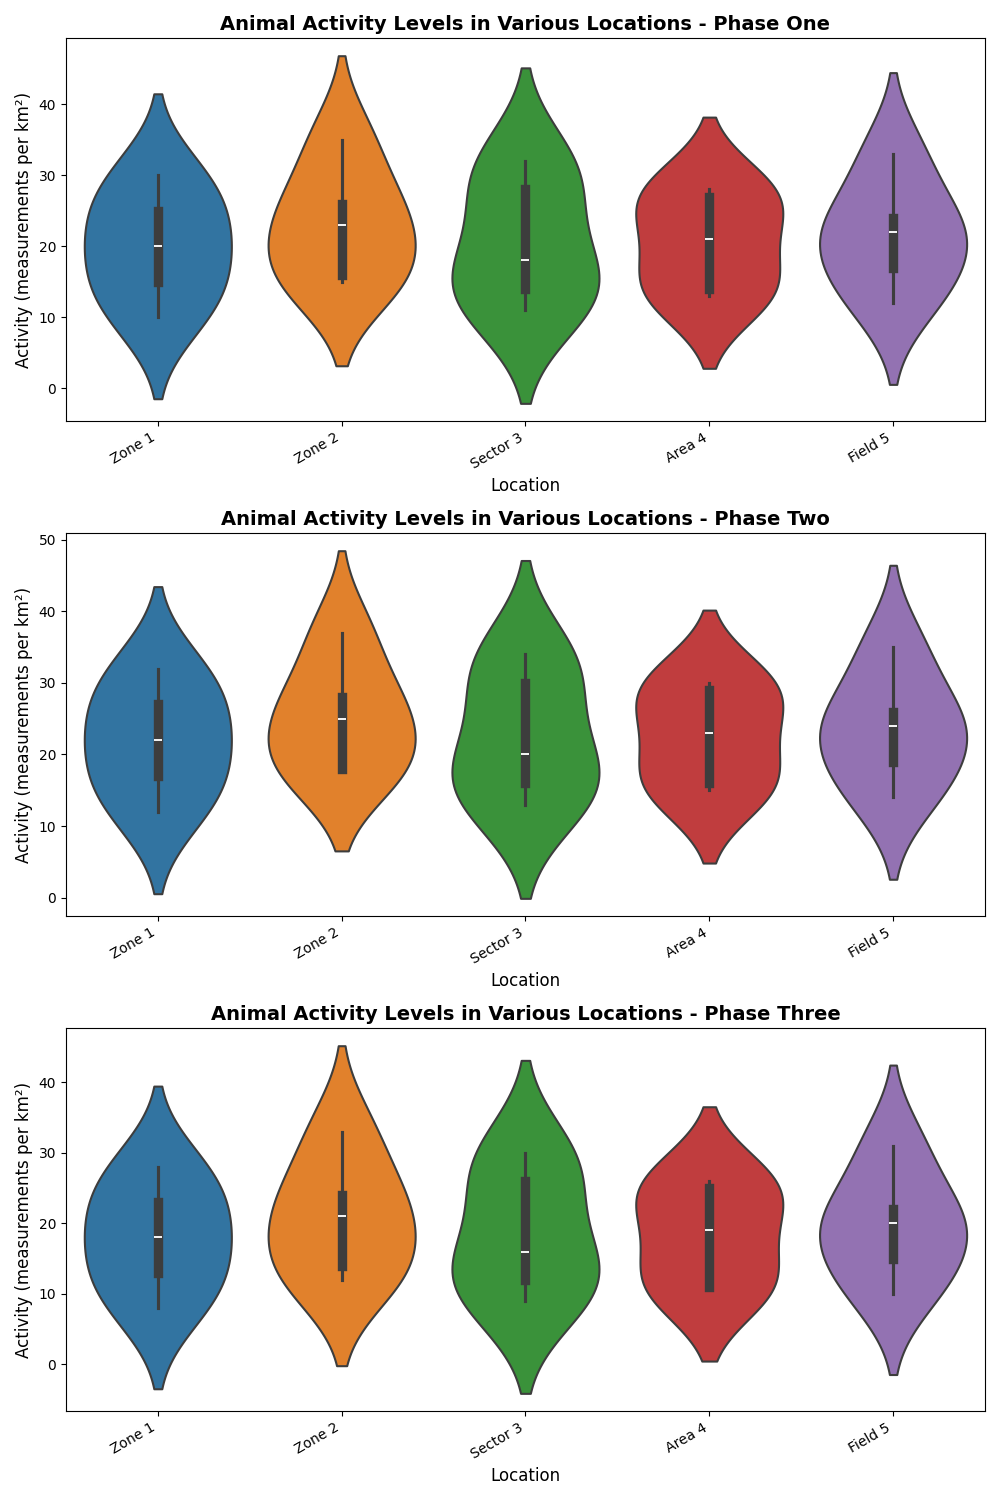

The script that drew this image:
import matplotlib.pyplot as plt
import numpy as np
import seaborn as sns

# Altered Study: Observational Study on Animal Activity Patterns
# Focus: Comparing Activity Levels in Diverse Areas During Distinct Phases

# Define the locations
locations = ['Zone 1', 'Zone 2', 'Sector 3', 'Area 4', 'Field 5']

# Activity data scaled (measurements per km²) for three phases
phase_one_activity = np.array([
    [10, 15, 11, 14, 12], 
    [20, 23, 18, 21, 22], 
    [30, 35, 32, 28, 33],
    [25, 26, 28, 27, 24],
    [15, 16, 14, 13, 17]
])

phase_two_activity = np.array([
    [12, 18, 13, 16, 14], 
    [22, 25, 20, 23, 24], 
    [32, 37, 34, 30, 35],
    [27, 28, 30, 29, 26],
    [17, 18, 16, 15, 19]
])

phase_three_activity = np.array([
    [8, 12, 9, 11, 10], 
    [18, 21, 16, 19, 20], 
    [28, 33, 30, 26, 31],
    [23, 24, 26, 25, 22],
    [13, 14, 12, 11, 15]
])

# Create figure with subplots
fig, axs = plt.subplots(3, 1, figsize=(10, 15), tight_layout=True)

# Define the plot function
def create_activity_plot(ax, data, phase):
    sns.violinplot(data=data,
                   ax=ax, linewidth=1.5)
    ax.set_title(f'Animal Activity Levels in Various Locations - {phase}', fontsize=14, fontweight='bold')
    ax.set_xlabel('Location', fontsize=12)
    ax.set_ylabel('Activity (measurements per km²)', fontsize=12)
    ax.set_xticklabels(locations, rotation=30, ha='right')

# Create plots for each phase
create_activity_plot(axs[0], phase_one_activity, 'Phase One')
create_activity_plot(axs[1], phase_two_activity, 'Phase Two')
create_activity_plot(axs[2], phase_three_activity, 'Phase Three')

# Show the plot
plt.show()
